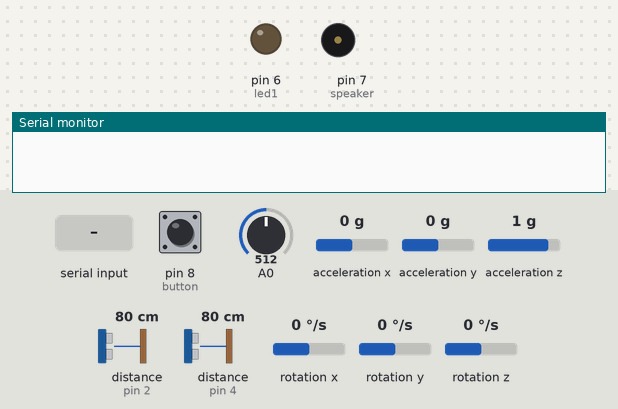
The sketch below on a simulated Arduino Uno, built with avr-gcc and run on an emulated ATmega328P. On the bench: output pins drawn as LEDs (lit = HIGH), buzzer (waves = sounding), the last lines printed to the serial monitor. Wiring (inferred from the names in the program): 2 × ultrasonic range finder: trigger pin 3, echo pin 2 / trigger pin 5, echo pin 4; MPU-6050 motion sensor at I2C address 0x68. The inputs (shaded band) are chosen by the test bench; at power-on: distance to the obstacle (sensors on pin 2, pin 4) 80 cm, pin 8 (button) HIGH, A0 = 512, acceleration x 0 g, acceleration y 0 g, acceleration z 1 g, rotation x 0 °/s, rotation y 0 °/s, rotation z 0 °/s. The echo pulse lasts 58.3 µs per cm; pins used as bus, display or sensor lines are not drawn.

Above: at 1.2 s.
1.3 s: "1" received over Serial
At 2.9 s:
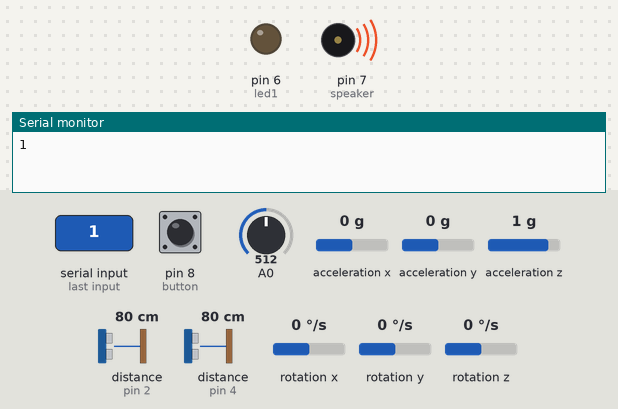
4.6 s: distance to the obstacle (sensor on pin 2) set to 2 cm
Timing chart, 0 to 7.6 s (numbered marks = the images above; inputs shaded):
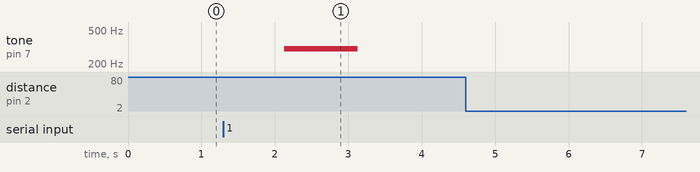

Measured:
- after the input at 1.3 s, tone on pin 7 (speaker): silent → 300 Hz after 0.83 s, → silent 1.0 s later

The sketch:

FYP.ino
```cpp
//SMART EYE - FINAL YEAR PROJECT
//BY:
//AHMAD NAEEM CHEEMA BS(SE)-23017
//IQRA UNIVERSITY ISLAMABAD


//UNIQUE INDENTIFIERS FOR THE ANDROID SIDE
// @ = Ultrasonic Sensor 1 "Object Detection"
// # = Ultrasonic Sensor 2 "Ditch Detection"
// $ = MPU 6050 "Accident Detection"
// % = Emergency SMS Button


#include<SoftwareSerial.h>
#include<Wire.h>
#include <stdlib.h>
//#include <WProgram.h>
#include <LiquidCrystal.h>

SoftwareSerial BlueTooth(12,11);
//PINS USED ON THE ARDUINO BOARD
const int echoPin1 = 2;
const int trigPin1 = 3;
const int echoPin2 = 4;
const int trigPin2 = 5;
const int led1 = 6;    //RED LED SENSOR1
const int button = 8;   //MESSAGE BUTTON
const int speaker = 7; //SPEAKER


//VARIABLES BEING USED
long duration;
int distance=0;
int duration2;
int distance2=0;
int valuechanger;
int setdistance=0;
const int MPU_addr=0x68;
int minVal=265; int maxVal=402;
double x; double y; double z;
int16_t AcX,AcY,AcZ,Tmp,GyX,GyY,GyZ;
int gyro = 0;
int alert=0;


void setup() {
pinMode(trigPin1, OUTPUT); // Sets the trigPin as an Output
pinMode(echoPin1, INPUT); // Sets the echoPin as an Input
pinMode(trigPin2, OUTPUT);
pinMode(echoPin2, INPUT);
pinMode(led1, OUTPUT);
pinMode(speaker, OUTPUT);
pinMode(button, INPUT_PULLUP);
digitalWrite(button, HIGH);
Wire.begin(); Wire.beginTransmission(MPU_addr);
Wire.write(0x6B); Wire.write(0);
Wire.endTransmission(true);
Serial.begin(9600); // Starts the serial communication
}


//MAIN LOOP
void loop() {
//POTENTIOMETER CODE
valuechanger = analogRead(A0);
//Serial.println(valuechanger);
delay(1);
if(valuechanger <20)
{
  setdistance = 10;
}
else if(valuechanger<200 && valuechanger>100)
{
  setdistance = 20;
}
else if(valuechanger<600 && valuechanger>300)
{
  setdistance = 30;
}
else
{
  setdistance = 40;
}

//MPU6050 "Accident Detection" CODE
Wire.beginTransmission(MPU_addr);
Wire.write(0x3B);
Wire.endTransmission(false);
Wire.requestFrom(MPU_addr,14,true);
AcX=Wire.read()<<8|Wire.read();
AcY=Wire.read()<<8|Wire.read();
AcZ=Wire.read()<<8|Wire.read();
int xAng = map(AcX,minVal,maxVal,-90,90);
int yAng = map(AcY,minVal,maxVal,-90,90);
int zAng = map(AcZ,minVal,maxVal,-90,90);
x= RAD_TO_DEG * (atan2(-yAng, -zAng)+PI);
y= RAD_TO_DEG * (atan2(-xAng, -zAng)+PI);
z= RAD_TO_DEG * (atan2(-yAng, -xAng)+PI);

//ULTRASONIC SENSOR 1 "Object Collision" CODE

// Clears the trigPin
digitalWrite(trigPin1, LOW);
delayMicroseconds(2);
// Sets the trigPin on HIGH state for 10 micro seconds
digitalWrite(trigPin1, HIGH);
delayMicroseconds(10);
digitalWrite(trigPin1, LOW);
// Reads the echoPin, returns the sound wave travel time in microseconds
duration = pulseIn(echoPin1, HIGH);
// Calculating the distance
distance = duration*0.034/2;

//ULTRASONIC SENSOR 2 "Ditch Detection" CODE

//Clears the trigPin
digitalWrite(trigPin2,LOW);
delayMicroseconds(2);
//Sets the trigPin on HIGH state for 10 micro seconds
digitalWrite(trigPin2, HIGH);
delayMicroseconds(10);
digitalWrite(trigPin2,LOW);
// Reads the echoPin, returns the sound wave travel time in microseconds
duration2 = pulseIn(echoPin2, HIGH);
// Calculating the distance2
distance2 = duration2*0.034/2;

//PRINTING AND SENDING THE RESULTS TO THE SMART EYE ANDROID APP


if(distance < setdistance)
{
//  Serial.println();
//  Serial.print("@");
//  Serial.print(distance);
//  Serial.print("@");
//  Serial.println();

sendValuesToAndroid();
}
else
{
//  Serial.println();
//  Serial.print("@");
//  Serial.print("0");
//  Serial.print("@");
//  Serial.println();
  //DO NOTHING IF DISTANCE IS GREATER
}

if(distance2 < 10)
{
//  Serial.println();
//  Serial.print("#");
//  Serial.print(distance2);
//  Serial.print("#");
//  Serial.println();
sendValuesToAndroid();
}
else
{
//  Serial.println();
//  Serial.print("#");
//  Serial.print("0");
//  Serial.print("#");
//  Serial.println();
  //DO NOTHING IF DISTANCE IS GREATER
}

//BUTTON CODE
int sensorVal = digitalRead(button);
if(sensorVal == HIGH){
  //DO NOTHING
//  Serial.println();
//  Serial.print("%");
//  Serial.print("0");
//  Serial.print("%");
//  Serial.println();
}
  else
  {
    alert=88;
    sendValuesToAndroid();
    alert=0;
   // Serial.println("%BUTTON IS ON%");
  }


//MPU6050 "Accident Detection" CODE

if(x>=-45 || y>=-90)
{
  gyro = gyro + 1;
  if (gyro == 3)
  {

    sendValuesToAndroid();
    //  Serial.println("$ACCIDENT HAPPENED$");

  }
  else
  {
//    Serial.println();
//  Serial.print("$");
//  Serial.print("0");
//  Serial.print("$");
//  Serial.println();
  }

 //STICK LOCATOR CODE
  if (Serial.available()) {
    delay(100);
    while (Serial.available() > 0) {

      Serial.write(Serial.read());

		tone(speaker,300);
		delay(1000);
		noTone(speaker);

    }
  }
}


  delay(2000);
}

void sendValuesToAndroid()
{
  Serial.print("$");
  Serial.print(",");
  Serial.print(distance);
  Serial.print(",");
  Serial.print(distance2);
  Serial.print(",");
  Serial.print(gyro);
  Serial.print(",");
  Serial.print(alert);
  Serial.print(",");
  Serial.print(setdistance);
  Serial.print("#");
  }
```
